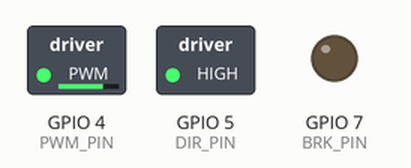
Simulated run of this program. Board: ESP32-S3. Shown: switched loads named in the program (green lamp = pin HIGH), output pins drawn as LEDs (lit = HIGH).

Above: at 0.1 s.
Timing chart, 0 to 1.6 s (numbered marks = the images above):
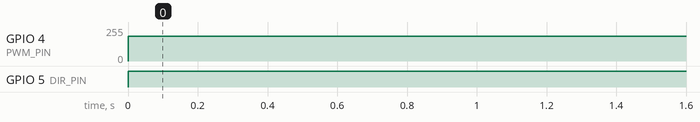

The program:

main.cpp
```cpp
#include <Arduino.h>
#include "driver/ledc.h" // package for pwm output

#define pwmChannel 0
#define PWM_PIN 4
#define BRK_PIN 7
#define DIR_PIN 5


void setup() {
  pinMode(BRK_PIN, OUTPUT);
  pinMode(DIR_PIN, OUTPUT);
  pinMode(PWM_PIN, OUTPUT);
  ledcSetup(pwmChannel, 9000,12); // (pwmchannel to use,  frequency in Hz, number of bits)
  ledcAttachPin(PWM_PIN, pwmChannel); // (pin to attach, pwm channel to use)
}

void loop() {
  digitalWrite(BRK_PIN, LOW); // set brake pin to low to allow motor to run
  digitalWrite(DIR_PIN, HIGH); // set direction pin to low to set direction of motor
  ledcWrite(pwmChannel, 3000); // writes a dutycycle to the specified pwmchannel (which in this case was linked to pin 4)
  delay(200);
}
```

Measured:
- by itself, GPIO 4 (PWM_PIN): 0/255 → 187/255 at 0.00 s
- by itself, GPIO 5 (DIR_PIN): LOW → HIGH at 0.00 s
